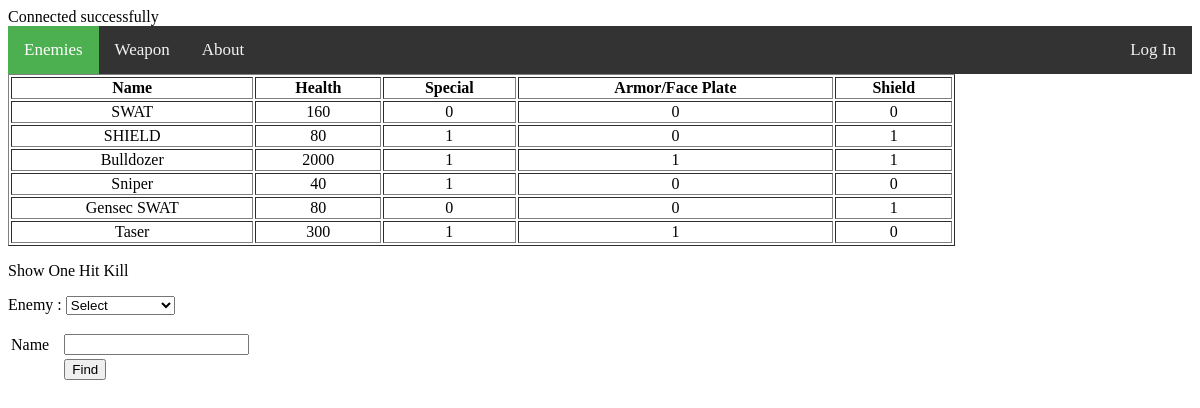
The page / on the database its author committed.
### tables this page shows
CREATE TABLE `enemy_char` (
  `id` int(4) NOT NULL,
  `char_name` varchar(20) NOT NULL,
  `dmg` float NOT NULL,
  `spesial` tinyint(1) NOT NULL,
  `faceplate` tinyint(1) NOT NULL,
  `shield` tinyint(1) NOT NULL
);

### index.php (the view, shortened to what this page needs)
<?php
include 'config.php';
?>
<head>
	<link rel="stylesheet" href="style.css">
</head>
<body>
	<div class="topnav">
		<a class="active" href="index.php">Enemies</a>
		<a href="index2.php">Weapon</a>
		<a href="index3.php">About</a>
		<div class="right_nav">
			<a href="loginpage.php">Log In</a>
		</div>
	</div>
	<table width='80%' border=1 class="table">
	<tr>
		<th>Name</th>
		<th>Health</th>
		<th>Special</th>
		<th>Armor/Face Plate</th>
		<th>Shield</th>
	</tr>
	<?php
	$result = mysqli_query($conn, "SELECT * FROM enemy_char ORDER BY id ASC");
    while($enemy = mysqli_fetch_array($result)) {
        echo "<tr>";
        echo "<td>".$enemy['char_name']."</td>";
        echo "<td>".$enemy['dmg']."</td>";
		echo "<td>".$enemy['spesial']."</td>";
		echo "<td>".$enemy['faceplate']."</td>";
		echo "<td>".$enemy['shield']."</td></tr>";
    }
	?>
	</table>
	<p>Show One Hit Kill</p>
	<form method="post">
		Enemy : <select name="enemyselect" id="enemyselect" onchange="this.form.submit()">
		<option <?php if(!(isset($_SESSION['enemyselect']))) {?> selected <?php }?>> Select </option>
	</select>
	</form>
	<form action="index.php" method="post" name="Form_index_Find">
        <table width="25%" border="0">
            <tr>
                <td>Name</td>
                <td><input type="text" name="namefind" required></td>
            </tr>
            <tr>
                <td></td>
                <td><input type="submit" name="Find_Enemy" value="Find"></td>
            </tr>
        </table>
    </form>
</body>

### style.css (style rules this page uses)
.topnav { background-color: #333; overflow: hidden; }
.topnav a { float: left; color: #f2f2f2; text-align: center; padding: 14px 16px; text-decoration: none; font-size: 17px; }
.right_nav { text-align: right; float: right; }
.topnav a.active { background-color: #4CAF50; color: white; }
.table { align-items: center; text-align: center; }

### rows shown on the page
enemy_char: char_name "SWAT", dmg "160", spesial "0", faceplate "0", shield "0"
enemy_char: char_name "SHIELD", dmg "80", spesial "1", faceplate "0", shield "1"
enemy_char: char_name "Bulldozer", dmg "2000", spesial "1", faceplate "1", shield "1"
enemy_char: char_name "Sniper", dmg "40", spesial "1", faceplate "0", shield "0"
enemy_char: char_name "Gensec SWAT", dmg "80", spesial "0", faceplate "0", shield "1"
enemy_char: char_name "Taser", dmg "300", spesial "1", faceplate "1", shield "0"
